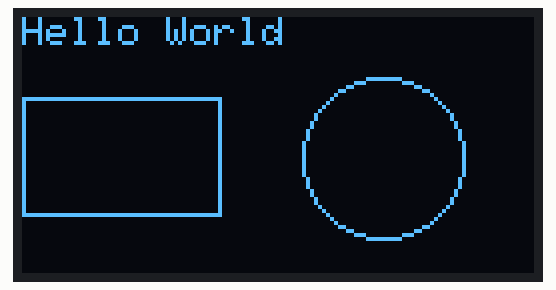
Recording of a sketch running on a simulated Arduino Uno, built with avr-gcc and run on an emulated ATmega328P. Parts: 128×64 one-colour display.

Above: at 0.1 s.

The sketch:

Task_1.2.3.ino
```cpp
#include <Wire.h>
#include <Adafruit_GFX.h>
#include <Adafruit_SSD1306.h>

#define SCREEN_WIDTH 128
#define SCREEN_HEIGHT 64

Adafruit_SSD1306 display(SCREEN_WIDTH, SCREEN_HEIGHT, &Wire, -1);

void setup() {
  if(!display.begin(SSD1306_SWITCHCAPVCC, 0x3C)) {
    while(true){

    }
  }


  display.clearDisplay();

  display.setTextSize(1);
  display.setTextColor(WHITE);
  display.setCursor(0, 0);
  display.println("Hello World");

  display.drawRect(0, 20, 50, 30, WHITE);

  display.drawCircle(90, 35, 20, WHITE);

  display.display();
}

void loop() {
}
```
